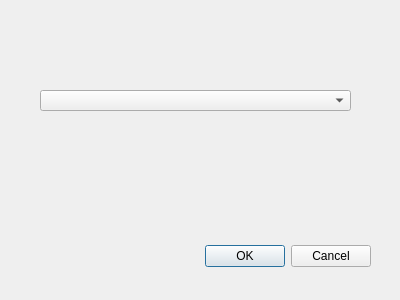
<?xml version="1.0" encoding="UTF-8"?>
<ui version="4.0">
 <class>Dialog</class>
 <widget class="QDialog" name="Dialog">
  <property name="geometry">
   <rect>
    <x>0</x>
    <y>0</y>
    <width>400</width>
    <height>300</height>
   </rect>
  </property>
  <property name="windowTitle">
   <string>Dialog</string>
  </property>
  <widget class="QDialogButtonBox" name="buttonBox">
   <property name="geometry">
    <rect>
     <x>30</x>
     <y>240</y>
     <width>341</width>
     <height>32</height>
    </rect>
   </property>
   <property name="orientation">
    <enum>Qt::Horizontal</enum>
   </property>
   <property name="standardButtons">
    <set>QDialogButtonBox::Cancel|QDialogButtonBox::Ok</set>
   </property>
  </widget>
  <widget class="QComboBox" name="comboBox">
   <property name="geometry">
    <rect>
     <x>40</x>
     <y>90</y>
     <width>311</width>
     <height>21</height>
    </rect>
   </property>
  </widget>
 </widget>
 <resources/>
 <connections>
  <connection>
   <sender>buttonBox</sender>
   <signal>accepted()</signal>
   <receiver>Dialog</receiver>
   <slot>accept()</slot>
   <hints>
    <hint type="sourcelabel">
     <x>248</x>
     <y>254</y>
    </hint>
    <hint type="destinationlabel">
     <x>157</x>
     <y>274</y>
    </hint>
   </hints>
  </connection>
  <connection>
   <sender>buttonBox</sender>
   <signal>rejected()</signal>
   <receiver>Dialog</receiver>
   <slot>reject()</slot>
   <hints>
    <hint type="sourcelabel">
     <x>316</x>
     <y>260</y>
    </hint>
    <hint type="destinationlabel">
     <x>286</x>
     <y>274</y>
    </hint>
   </hints>
  </connection>
 </connections>
</ui>
